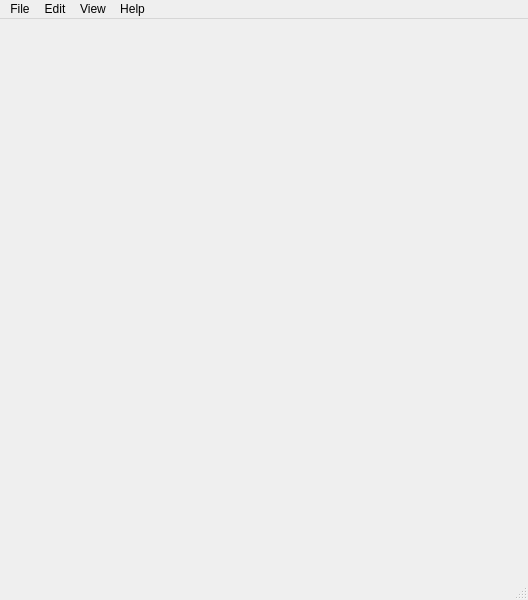
<?xml version="1.0" encoding="UTF-8"?>
<ui version="4.0">
 <class>MainWindow</class>
 <widget class="QMainWindow" name="MainWindow">
  <property name="geometry">
   <rect>
    <x>0</x>
    <y>0</y>
    <width>528</width>
    <height>600</height>
   </rect>
  </property>
  <property name="windowTitle">
   <string>PyGrapher</string>
  </property>
  <widget class="QWidget" name="centralwidget"/>
  <widget class="QMenuBar" name="menubar">
   <property name="geometry">
    <rect>
     <x>0</x>
     <y>0</y>
     <width>528</width>
     <height>21</height>
    </rect>
   </property>
   <widget class="QMenu" name="menuFile">
    <property name="title">
     <string>File</string>
    </property>
    <addaction name="actionOpen_Workspace"/>
    <addaction name="actionSave_Workspace_As"/>
    <addaction name="actionSave_Workspace"/>
    <addaction name="separator"/>
    <addaction name="actionSettings"/>
   </widget>
   <widget class="QMenu" name="menuEdit">
    <property name="title">
     <string>Edit</string>
    </property>
    <addaction name="actionAdd_Workspace"/>
    <addaction name="actionDelete_Workspace"/>
   </widget>
   <widget class="QMenu" name="menuView">
    <property name="title">
     <string>View</string>
    </property>
    <addaction name="actionFullscreen_view"/>
   </widget>
   <widget class="QMenu" name="menuHelp">
    <property name="title">
     <string>Help</string>
    </property>
   </widget>
   <addaction name="menuFile"/>
   <addaction name="menuEdit"/>
   <addaction name="menuView"/>
   <addaction name="menuHelp"/>
  </widget>
  <widget class="QStatusBar" name="statusbar"/>
  <action name="actionAdd_Workspace">
   <property name="text">
    <string>Add Workspace</string>
   </property>
  </action>
  <action name="actionFullscreen_view">
   <property name="text">
    <string>Fullscreen</string>
   </property>
  </action>
  <action name="actionOpen_Workspace">
   <property name="text">
    <string>Open Workspace</string>
   </property>
  </action>
  <action name="actionSave_Workspace_As">
   <property name="text">
    <string>Save As</string>
   </property>
  </action>
  <action name="actionSave_Workspace">
   <property name="text">
    <string>Save </string>
   </property>
  </action>
  <action name="actionSettings">
   <property name="text">
    <string>Settings</string>
   </property>
  </action>
  <action name="actionDelete_Workspace">
   <property name="text">
    <string>Delete Workspace</string>
   </property>
  </action>
 </widget>
 <resources/>
 <connections/>
</ui>
